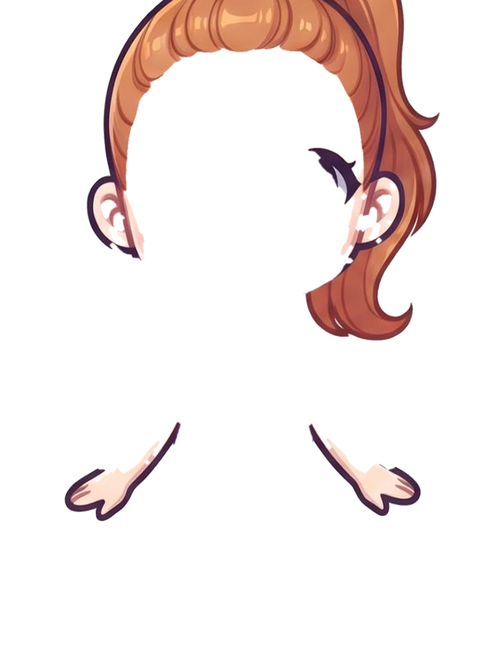
#> input picture herramientas/munecas/arte/cola.png, 488 x 670 px, given in place of 7eb160e9-image.jpg, which was not available
$ python fila.py
#> lines starting #> are read from the running program, lines starting #| are printed output that depends on the picture
### herramientas/munecas/capas.py
import numpy as np, cv2
from PIL import Image
from scipy import ndimage as nd

U = '/mnt/user-data/uploads/'
L = lambda f: np.asarray(Image.open(U + f).convert('RGB')).astype(np.int16)
base = L('7eb160e9-image.jpg')
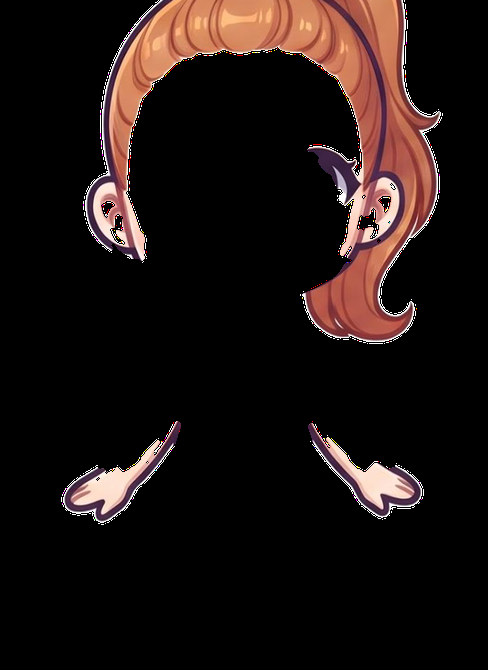
#> base: shape (670, 488, 3) int16; mean R, G, B 29.7, 19.7, 17.6
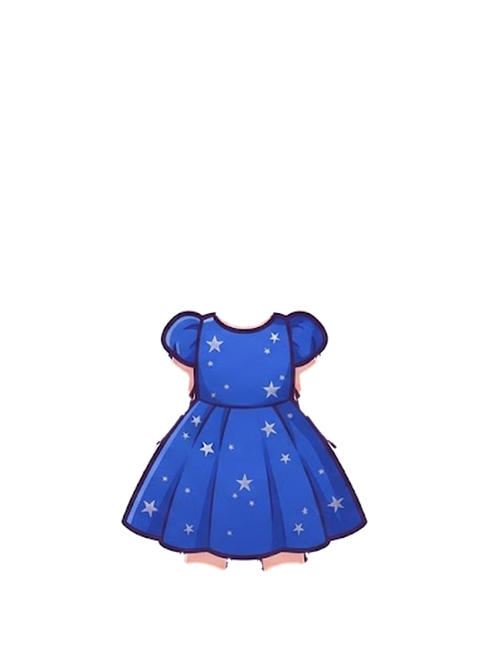
#> input picture herramientas/munecas/arte/estrellas.png, 488 x 670 px, given in place of 783f6157-image.jpg, which was not available
casual = L('783f6157-image.jpg')
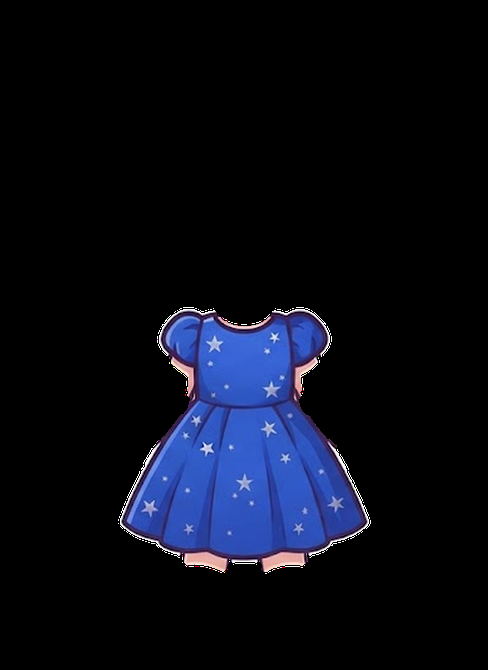
#> casual: shape (670, 488, 3) int16; mean R, G, B 9.1, 12, 23.4
vest = L('2e8d496b-image.jpg')
pelo = L('a536e471-image.jpg')
H, W, _ = base.shape
CROP = (800, 40, 1776, 1380)  # x0,y0,x1,y1


# [32 lines left out: functions mascara, guardar, figura, not called in this run]


guardar(base, figura(base), 'base.png')
mv = mascara(vest, base, ymin=640) & figura(vest)
guardar(vest, mv, 'vestido.png')
mc = mascara(casual, base, ymin=650) & figura(casual)
guardar(casual, mc, 'casual.png')
mp = mascara(pelo, casual, thr=50) & figura(pelo)
guardar(pelo, mp, 'pelo.png')
print('ok', mv.sum(), mc.sum(), mp.sum())

### herramientas/munecas/fila.py
import numpy as np, cv2, sys
from PIL import Image
from scipy import ndimage as nd
#> (the run stopped early here; a loop or call above may not have finished)
